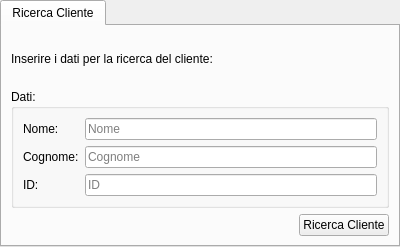
<?xml version="1.0" encoding="UTF-8"?>
<ui version="4.0">
 <class>tabwidgetRicercaCliente</class>
 <widget class="QTabWidget" name="tabwidgetRicercaCliente">
  <property name="geometry">
   <rect>
    <x>0</x>
    <y>0</y>
    <width>400</width>
    <height>247</height>
   </rect>
  </property>
  <property name="windowTitle">
   <string>Ricerca del Cliente 2</string>
  </property>
  <widget class="QWidget" name="tab">
   <attribute name="title">
    <string>Ricerca Cliente</string>
   </attribute>
   <layout class="QGridLayout" name="gridLayout">
    <item row="3" column="1">
     <widget class="QPushButton" name="btnRicercaCliente">
      <property name="text">
       <string>Ricerca Cliente</string>
      </property>
     </widget>
    </item>
    <item row="3" column="0">
     <spacer name="horizontalSpacer">
      <property name="orientation">
       <enum>Qt::Horizontal</enum>
      </property>
      <property name="sizeHint" stdset="0">
       <size>
        <width>40</width>
        <height>20</height>
       </size>
      </property>
     </spacer>
    </item>
    <item row="1" column="0" colspan="2">
     <widget class="QLabel" name="labelInserireDatiPersonali">
      <property name="text">
       <string>Inserire i dati per la ricerca del cliente:</string>
      </property>
     </widget>
    </item>
    <item row="2" column="0" colspan="2">
     <widget class="QGroupBox" name="groupboxSchedaDatiCliente">
      <property name="title">
       <string>Dati:</string>
      </property>
      <layout class="QGridLayout" name="gridLayout_2">
       <item row="2" column="0">
        <widget class="QLabel" name="labelCognome">
         <property name="text">
          <string>Cognome:</string>
         </property>
        </widget>
       </item>
       <item row="4" column="0">
        <widget class="QLabel" name="labelID">
         <property name="text">
          <string>ID:</string>
         </property>
        </widget>
       </item>
       <item row="0" column="0">
        <widget class="QLabel" name="labelNome">
         <property name="text">
          <string>Nome:</string>
         </property>
        </widget>
       </item>
       <item row="0" column="1">
        <widget class="QLineEdit" name="lineeditNome">
         <property name="text">
          <string/>
         </property>
         <property name="placeholderText">
          <string>Nome</string>
         </property>
        </widget>
       </item>
       <item row="2" column="1">
        <widget class="QLineEdit" name="lineeditCognome">
         <property name="text">
          <string/>
         </property>
         <property name="placeholderText">
          <string>Cognome</string>
         </property>
        </widget>
       </item>
       <item row="4" column="1">
        <widget class="QLineEdit" name="lineeditID">
         <property name="text">
          <string/>
         </property>
         <property name="placeholderText">
          <string>ID</string>
         </property>
        </widget>
       </item>
      </layout>
     </widget>
    </item>
   </layout>
  </widget>
 </widget>
 <resources/>
 <connections/>
</ui>
